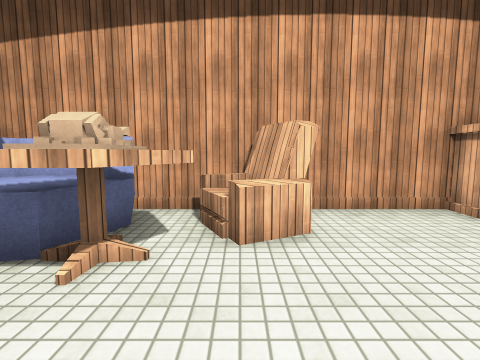
[1] (above)

17 first-person views from a walk through a scene from a Unity 3-D project. The camera is 1.3 m above the floor, tilts 6° down and sees 85° across. The floor is counted in squares, 1 m on a side. Each view is taken from the middle of a square. On the plan, view 1 faces up. The plan holds only what a view shows up to about 13 squares ahead; the rest is blank. The player character is not drawn. Door leaves are left out, so doorways stand open. Surface patterns are stand-ins for the level's own textures.

[2]
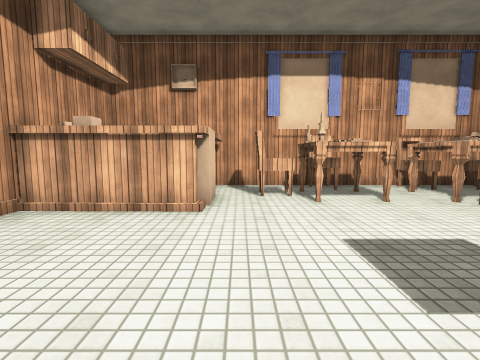

[3]
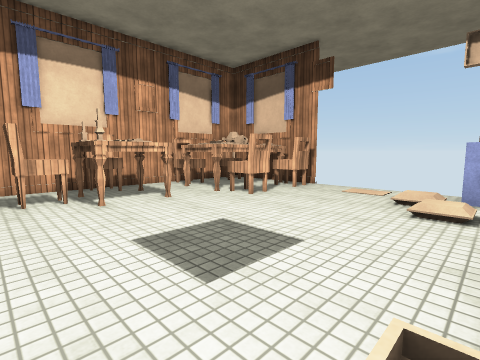

[4]
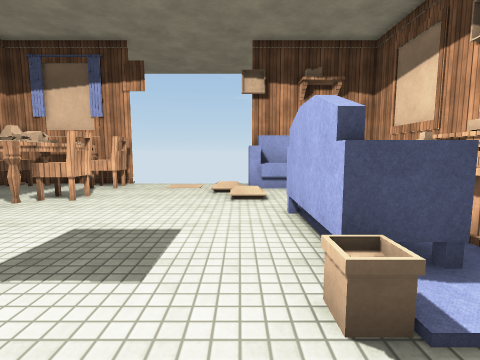

[5]
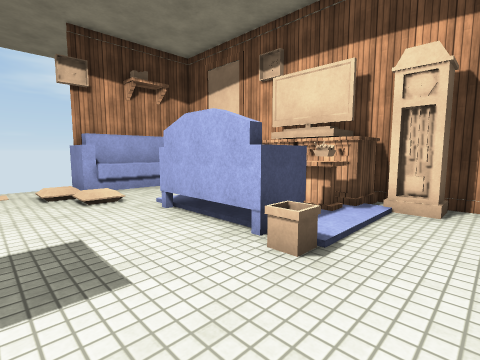

[6]
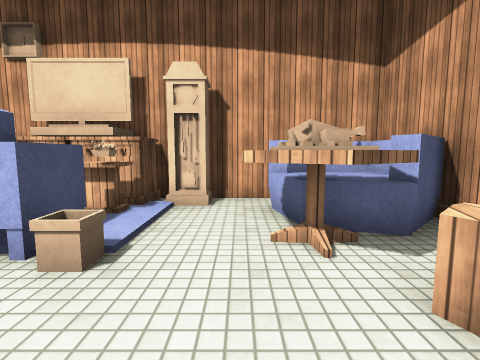

[7]
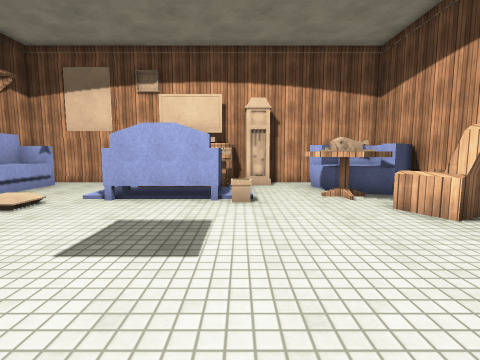

[8]
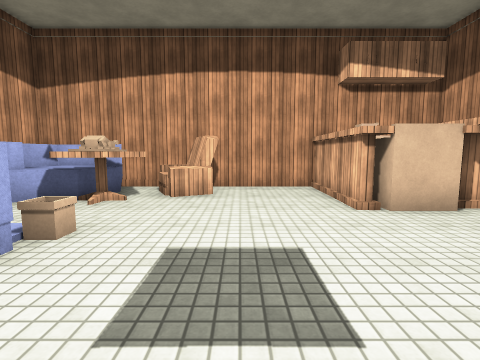

[9]
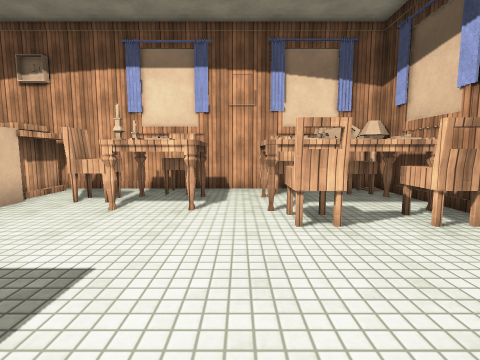

[10]
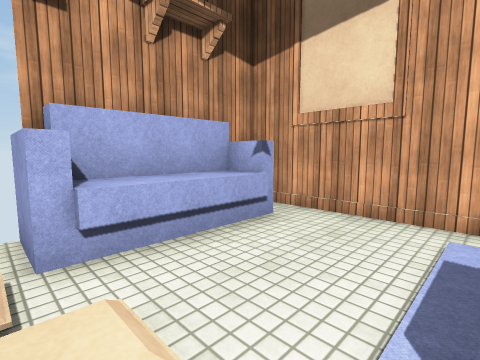

[11]
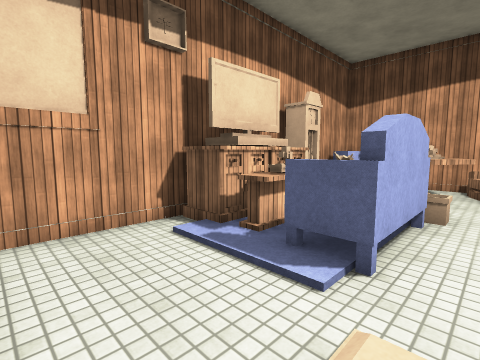

[12]
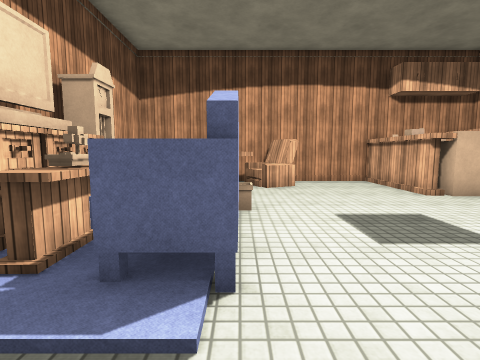

[13]
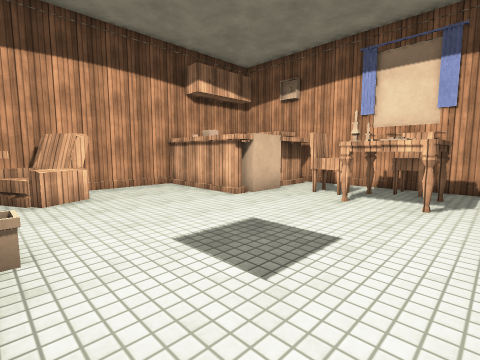

[14]
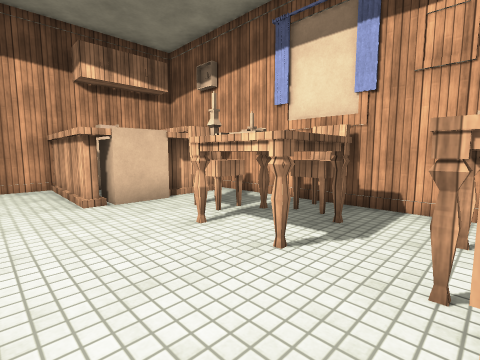

[15]
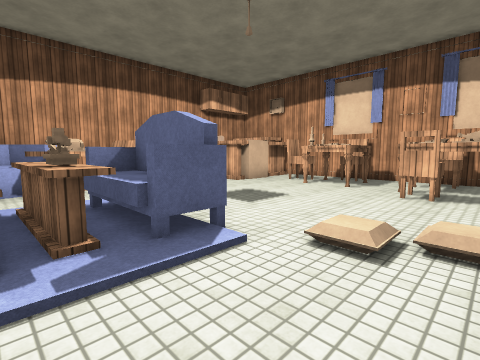

[16]
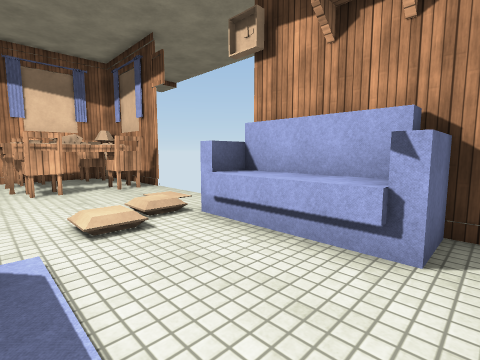

[17]
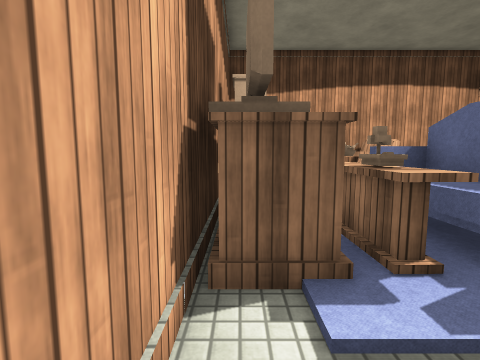

### Floor plan
Points are (right, up) in squares from view 1. A wall is a line through its corners. A room is listed if a view was taken in it or the views show most of it. See-through windows are left out.
Room 1 (views 1, 2, 3, 4, 5, 6, 7, 8, 9, 10, 11, 12, 13, 14, 15, 16, 17)
walls: (5.9, -2.5) (5.9, -1.9); (6.2, -1.7) (5.8, -1.7); (-1.5, 2.7) (-2.1, 2.7); (-1.5, 3.6) (-1.4, 2.5); (-1.5, 3.8) (-1.5, 2.5) (-2.3, 2.5); (5.9, -8.2) (5.9, -7.4); (4.4, -9) (9.5, -9); (5, 6) (-5.5, 6) (-5.5, -9) (-4, -9); (9.5, -7.7) (9.5, 2.6)
ways out: open door at (2, -9)
objects: cupboard (-5, -3) to (-4, -2); TV (-5, -2); cupboard (-5, -1) to (-4, -1); clock (-5, 1); sofa (-5, 3) to (-2, 5); sofa (-4, -9) to (0, -8); other object (-3, -3) to (-3, -2); bowl (-3, -1); table (-3, 2) to (-1, 4); sofa (-2, -3) to (-1, -1); other object (-1, 0); chair (-1, 4) to (1, 5); chair (5, -8); chair (5, -6) to (5, -5); other object (5, 2) to (5, 4); other object (5, 5) to (7, 5); table (6, -8) to (7, -5); table (6, -3) to (8, -1); candle (6, -1); other object (6, 2) to (6, 3); other object (7, -7); other object (7, -6); other object (7, -1); chair (7, 0); other object (7, 2) to (9, 3); chair (8, -8) to (9, -7); other object (8, -6); chair (8, -6) to (9, -5); chair (8, -2) to (9, -2); other object (8, 3) to (8, 5); lamp (9, -9); other object (9, 4) to (9, 5)

Where each view was taken, in squares from view 1:
view 1: 0 up, 0 right, facing up
view 2: 1 up, 1 left, facing right
view 3: 1 up, 1 left, facing down-right
view 4: 2 up, 0 right, facing down
view 5: 2 up, 2 right, facing down-left
view 6: 2 up, 2 right, facing left
view 7: 0 up, 6 right, facing left
view 8: 4 down, 2 right, facing up
view 9: 4 down, 0 right, facing right
view 10: 4 down, 0 right, facing down-left
view 11: 7 down, 0 right, facing up-left
view 12: 6 down, 1 left, facing up
view 13: 4 down, 1 left, facing up-right
view 14: 5 down, 3 right, facing up-right
view 15: 7 down, 4 left, facing up-right
view 16: 4 down, 5 left, facing down-right
view 17: 6 down, 5 left, facing up
